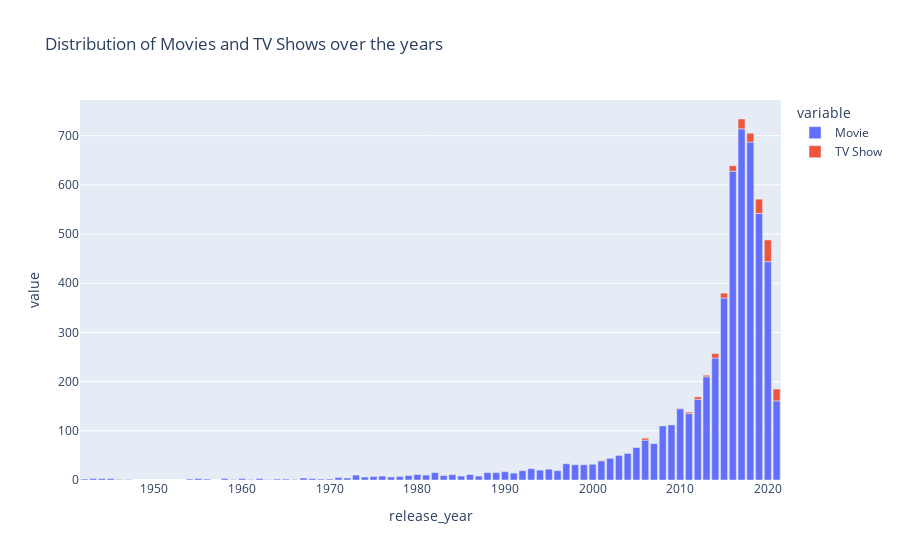

This figure's notebook cell:
### Code cell
px.bar(q1, x=q1.index, y=['Movie','TV Show'], title='Distribution of Movies and TV Shows over the years')

### Figure 1 — Plotly figure (JSON) as saved in the notebook; plotly's stock layout.template omitted (floating-point values rounded to 4 significant figures)
{"data": [{"alignmentgroup": "True", "hovertemplate": "variable=Movie<br>release_year=%{x}<br>value=%{y}<extra></extra>", "legendgroup": "Movie", "marker": {"color": "#636efa", "pattern": {"shape": ""}}, "name": "Movie", "offsetgroup": "Movie", "orientation": "v", "showlegend": true, "textposition": "auto", "type": "bar", "x": [1942, 1943, 1944, 1945, 1946, 1947, 1954, 1955, 1956, 1958, 1959, 1960, 1961, 1962, 1963, 1964, 1965, 1966, 1967, 1968, 1969, 1970, 1971, 1972, 1973, 1974, 1975, 1976, 1977, 1978, 1979, 1980, 1981, 1982, 1983, 1984, 1985, 1986, 1987, 1988, 1989, 1990, 1991, 1992, 1993, 1994, 1995, 1996, 1997, 1998, 1999, 2000, 2001, 2002, 2003, 2004, 2005, 2006, 2007, 2008, 2009, 2010, 2011, 2012, 2013, 2014, 2015, 2016, 2017, 2018, 2019, 2020, 2021], "xaxis": "x", "y": [2, 3, 3, 3, 1, 1, 2, 3, 2, 3, 1, 3, 1, 3, 1, 2, 2, 1, 4, 3, 2, 2, 5, 4, 10, 6, 7, 8, 6, 7, 9, 11, 10, 15, 9, 11, 8, 11, 8, 15, 15, 17, 14, 19, 23, 20, 22, 19, 33, 31, 31, 32, 39, 44, 50, 54, 66, 81, 74, 110, 112, 145, 135, 164, 210, 248, 370, 628, 714, 687, 542, 444, 161], "yaxis": "y"}, {"alignmentgroup": "True", "hovertemplate": "variable=TV Show<br>release_year=%{x}<br>value=%{y}<extra></extra>", "legendgroup": "TV Show", "marker": {"color": "#EF553B", "pattern": {"shape": ""}}, "name": "TV Show", "offsetgroup": "TV Show", "orientation": "v", "showlegend": true, "textposition": "auto", "type": "bar", "x": [1942, 1943, 1944, 1945, 1946, 1947, 1954, 1955, 1956, 1958, 1959, 1960, 1961, 1962, 1963, 1964, 1965, 1966, 1967, 1968, 1969, 1970, 1971, 1972, 1973, 1974, 1975, 1976, 1977, 1978, 1979, 1980, 1981, 1982, 1983, 1984, 1985, 1986, 1987, 1988, 1989, 1990, 1991, 1992, 1993, 1994, 1995, 1996, 1997, 1998, 1999, 2000, 2001, 2002, 2003, 2004, 2005, 2006, 2007, 2008, 2009, 2010, 2011, 2012, 2013, 2014, 2015, 2016, 2017, 2018, 2019, 2020, 2021], "xaxis": "x", "y": [null, null, null, null, 1, null, null, null, null, null, null, null, null, null, null, null, null, null, null, null, null, null, null, null, null, null, null, null, null, null, null, null, null, null, null, null, null, null, null, null, null, 1, null, null, null, null, null, null, null, null, null, null, 1, null, null, null, null, 4, null, null, null, 1, 3, 5, 3, 9, 10, 11, 20, 18, 29, 44, 24], "yaxis": "y"}], "layout": {"barmode": "relative", "legend": {"title": {"text": "variable"}, "tracegroupgap": 0}, "title": {"text": "Distribution of Movies and TV Shows over the years"}, "xaxis": {"anchor": "y", "domain": [0, 1], "title": {"text": "release_year"}}, "yaxis": {"anchor": "x", "domain": [0, 1], "title": {"text": "value"}}}}
